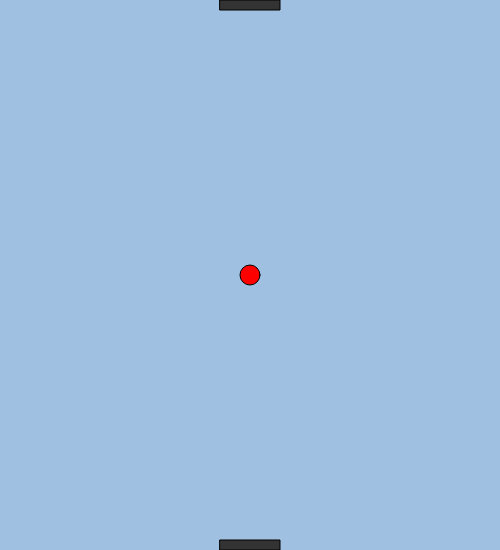
Frame 1 (no input)
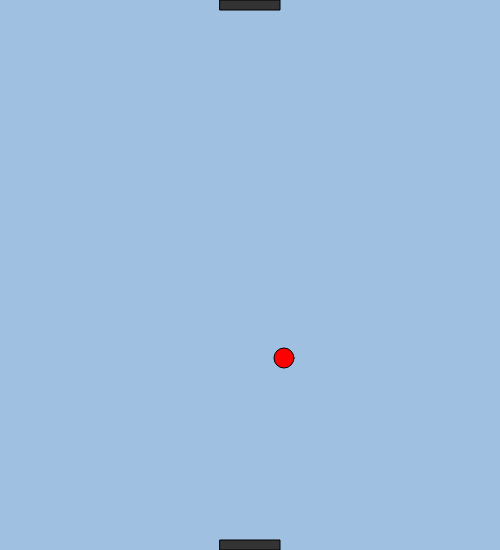
Frame 60 (no input)
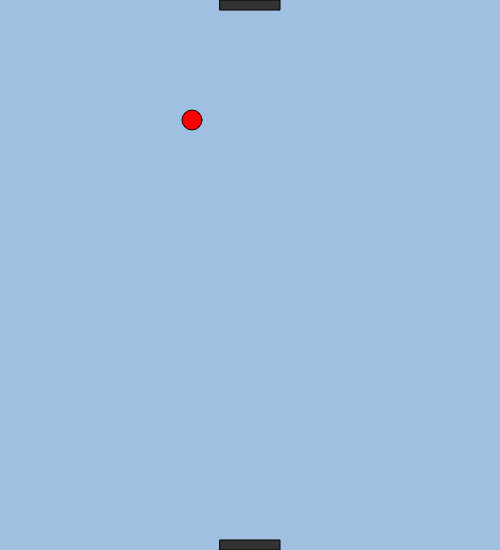
Frame 120 (the mouse pressed at the canvas centre since frame 60)

The p5.js sketch that drew these frames (run headless with seeded random() and noise() and a simulated clock; from frame 60 on, the mouse is pressed at the canvas centre):

// p5.js sketch
// ── sketch.js
let x, y, vx, vy, c;

function setup(){
	createCanvas(500, 550);
	x = width / 2;
	y = height / 2;
	vx = 8;
	vy = 8;
	rt = 220 
	ru = 220
}

function draw(){
	background(160, 192, 225);
	fill('red');
	ellipse(x, y, 20);

	x += vx;
	y += vy;
	
	if(x < 0 || x > width){ vx = -1 * vx; }
	if(y < 0 || y > height){ vy = -1 * vy; }

	x = constrain(x, 0, width);
	y = constrain(y, 0, height);
	
	if( ru < x && x < (ru + 60)){
	 if((0 < y && y < 10) || (530 < y && y < 540)){
      x = width / 2;
		  y = height / 2; 
		}
	}

	fill(51);
	rect(rt, 0, 60, 10);
	rect(ru, 540, 60, 10);
}

function mouseDown() {
	rt = rt + 10;
	ru = ru + 10;
	if(rt > 440){
		rt = rt - 440
		ru = ru - 440
	}
}

function mouseUp() {
	draw()
}
